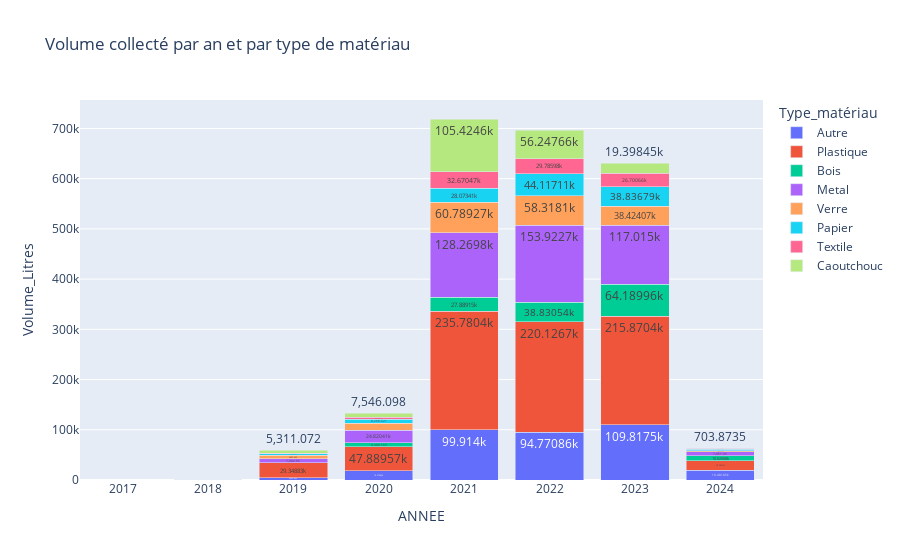

Notebook cell for this chart:
### Code cell
#Grouper par année et type de matériau
df_group_mat_an = df_volume.groupby(["ANNEE", "Type_matériau"])["Volume_Litres"].sum()
df_group_mat_an = df_group_mat_an.reset_index().sort_values(["ANNEE", "Volume_Litres"], ascending = False)

#Graphique à barre empilées du volume total collecté par an et type de matériau
fig = px.bar(df_group_mat_an, x="ANNEE", y="Volume_Litres", color="Type_matériau",
             barmode = 'stack',
             title = "Volume collecté par an et par type de matériau",
             text_auto = True
             )
 
fig.show()

### Figure 1 — Plotly figure (JSON) as saved in the notebook; plotly's stock layout.template omitted (floating-point values rounded to 4 significant figures)
{"data": [{"alignmentgroup": "True", "hovertemplate": "Type_matériau=Autre<br>ANNEE=%{x}<br>Volume_Litres=%{y}<extra></extra>", "legendgroup": "Autre", "marker": {"color": "#636efa", "pattern": {"shape": ""}}, "name": "Autre", "offsetgroup": "Autre", "orientation": "v", "showlegend": true, "textposition": "auto", "texttemplate": "%{y}", "type": "bar", "x": [2024, 2023, 2022, 2021, 2020, 2019, 2018, 2017], "xaxis": "x", "y": [19400.0, 109800.0, 94770.0, 99910.0, 18270.0, 4661.0, 0, 0], "yaxis": "y"}, {"alignmentgroup": "True", "hovertemplate": "Type_matériau=Plastique<br>ANNEE=%{x}<br>Volume_Litres=%{y}<extra></extra>", "legendgroup": "Plastique", "marker": {"color": "#EF553B", "pattern": {"shape": ""}}, "name": "Plastique", "offsetgroup": "Plastique", "orientation": "v", "showlegend": true, "textposition": "auto", "texttemplate": "%{y}", "type": "bar", "x": [2024, 2023, 2022, 2021, 2020, 2019, 2018, 2017], "xaxis": "x", "y": [18790.0, 215900.0, 220100.0, 235800.0, 47890.0, 29350.0, 702.3, 0], "yaxis": "y"}, {"alignmentgroup": "True", "hovertemplate": "Type_matériau=Bois<br>ANNEE=%{x}<br>Volume_Litres=%{y}<extra></extra>", "legendgroup": "Bois", "marker": {"color": "#00cc96", "pattern": {"shape": ""}}, "name": "Bois", "offsetgroup": "Bois", "orientation": "v", "showlegend": true, "textposition": "auto", "texttemplate": "%{y}", "type": "bar", "x": [2024, 2023, 2022, 2021, 2020, 2019, 2018, 2017], "xaxis": "x", "y": [10030.0, 64190.0, 38830.0, 27890.0, 8480.0, 735.6, 12.15, 0], "yaxis": "y"}, {"alignmentgroup": "True", "hovertemplate": "Type_matériau=Metal<br>ANNEE=%{x}<br>Volume_Litres=%{y}<extra></extra>", "legendgroup": "Metal", "marker": {"color": "#ab63fa", "pattern": {"shape": ""}}, "name": "Metal", "offsetgroup": "Metal", "orientation": "v", "showlegend": true, "textposition": "auto", "texttemplate": "%{y}", "type": "bar", "x": [2024, 2023, 2022, 2021, 2020, 2019, 2018, 2017], "xaxis": "x", "y": [7862.0, 117000.0, 153900.0, 128300.0, 24820.0, 7903.0, 79.36, 0], "yaxis": "y"}, {"alignmentgroup": "True", "hovertemplate": "Type_matériau=Verre<br>ANNEE=%{x}<br>Volume_Litres=%{y}<extra></extra>", "legendgroup": "Verre", "marker": {"color": "#FFA15A", "pattern": {"shape": ""}}, "name": "Verre", "offsetgroup": "Verre", "orientation": "v", "showlegend": true, "textposition": "auto", "texttemplate": "%{y}", "type": "bar", "x": [2024, 2023, 2022, 2021, 2020, 2019, 2018, 2017], "xaxis": "x", "y": [2503.0, 38420.0, 58320.0, 60790.0, 13140.0, 6629.0, 29.99, 0], "yaxis": "y"}, {"alignmentgroup": "True", "hovertemplate": "Type_matériau=Papier<br>ANNEE=%{x}<br>Volume_Litres=%{y}<extra></extra>", "legendgroup": "Papier", "marker": {"color": "#19d3f3", "pattern": {"shape": ""}}, "name": "Papier", "offsetgroup": "Papier", "orientation": "v", "showlegend": true, "textposition": "auto", "texttemplate": "%{y}", "type": "bar", "x": [2024, 2023, 2022, 2021, 2020, 2019, 2018, 2017], "xaxis": "x", "y": [2324.0, 38840.0, 44120.0, 28070.0, 8269.0, 2657.0, 58.61, 0], "yaxis": "y"}, {"alignmentgroup": "True", "hovertemplate": "Type_matériau=Textile<br>ANNEE=%{x}<br>Volume_Litres=%{y}<extra></extra>", "legendgroup": "Textile", "marker": {"color": "#FF6692", "pattern": {"shape": ""}}, "name": "Textile", "offsetgroup": "Textile", "orientation": "v", "showlegend": true, "textposition": "auto", "texttemplate": "%{y}", "type": "bar", "x": [2024, 2023, 2022, 2021, 2020, 2019, 2018, 2017], "xaxis": "x", "y": [1906.0, 26700.0, 29790.0, 32670.0, 4124.0, 1535.0, 26.09, 0], "yaxis": "y"}, {"alignmentgroup": "True", "hovertemplate": "Type_matériau=Caoutchouc<br>ANNEE=%{x}<br>Volume_Litres=%{y}<extra></extra>", "legendgroup": "Caoutchouc", "marker": {"color": "#B6E880", "pattern": {"shape": ""}}, "name": "Caoutchouc", "offsetgroup": "Caoutchouc", "orientation": "v", "showlegend": true, "textposition": "auto", "texttemplate": "%{y}", "type": "bar", "x": [2024, 2023, 2022, 2021, 2020, 2019, 2018, 2017], "xaxis": "x", "y": [703.9, 19400.0, 56250.0, 105400.0, 7546.0, 5311.0, 7.364, 0], "yaxis": "y"}], "layout": {"barmode": "stack", "legend": {"title": {"text": "Type_matériau"}, "tracegroupgap": 0}, "title": {"text": "Volume collecté par an et par type de matériau"}, "xaxis": {"anchor": "y", "domain": [0, 1], "title": {"text": "ANNEE"}}, "yaxis": {"anchor": "x", "domain": [0, 1], "title": {"text": "Volume_Litres"}}}}
